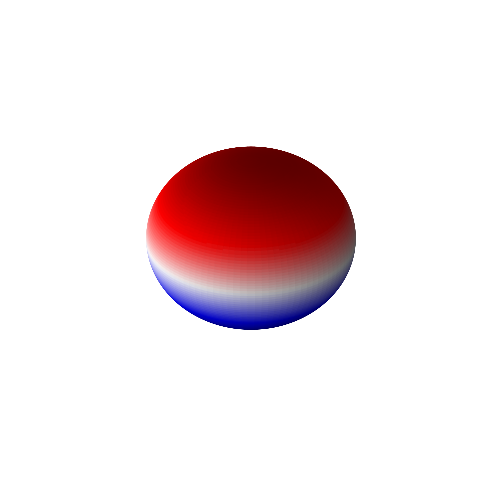

Reproduce this figure in Python.
import matplotlib.pyplot as plt
import numpy as np
from matplotlib import cm, colors
from mpl_toolkits.mplot3d import Axes3D
from scipy.special import sph_harm

phi = np.linspace(0, np.pi, 100)
theta = np.linspace(0, 2*np.pi, 100)
phi, theta = np.meshgrid(phi, theta)

# The Cartesian coordinates of the unit sphere
x = np.sin(phi) * np.cos(theta)
y = np.sin(phi) * np.sin(theta)
z = np.cos(phi)

m, l = 0, 1

# Calculate the spherical harmonic Y(l,m) and normalize to [0,1]
fcolors = sph_harm(m, l, theta, phi).real
print(fcolors.size)
fmax, fmin = fcolors.max(), fcolors.min()
fcolors = (fcolors - fmin)/(fmax - fmin)

# Set the aspect ratio to 1 so our sphere looks spherical
fig = plt.figure(figsize=plt.figaspect(1.))
ax = fig.add_subplot(111, projection='3d')
ax.plot_surface(x, y, z,  rstride=1, cstride=1, facecolors=cm.seismic(fcolors))
# Turn off the axis planes
ax.set_axis_off()
plt.savefig("sh.png")
